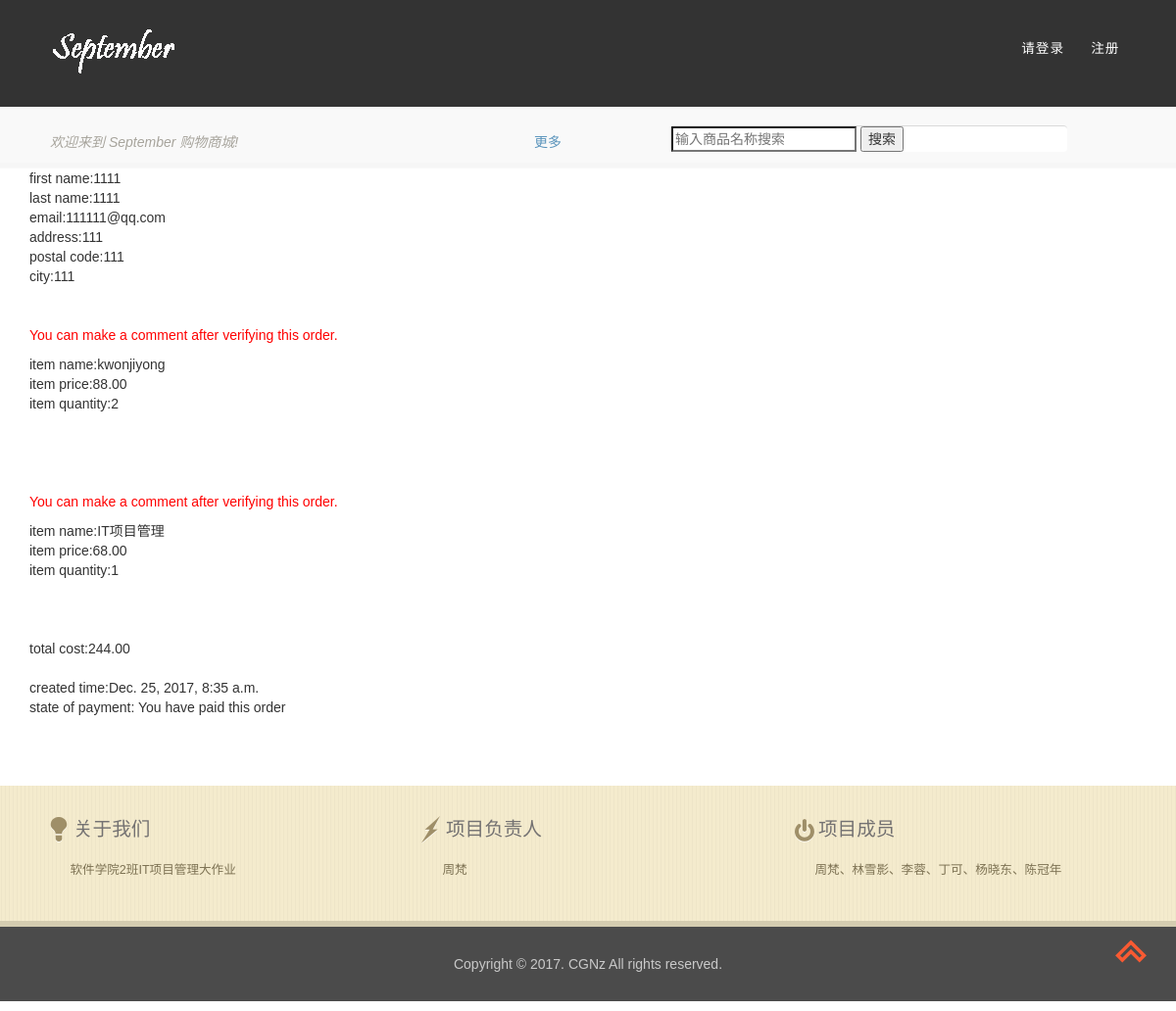
The page /orders/15/ on the database its author committed.
### orders/models.py (models this page shows, shortened)
class Order(models.Model):
	userid=models.CharField(max_length=20,default='1')
	first_name=models.CharField(max_length=50)
	last_name=models.CharField(max_length=50)
	email=models.EmailField()
	address=models.CharField(max_length=250)
	postal_code=models.CharField(max_length=20)
	city=models.CharField(max_length=100)
	created=models.DateTimeField(auto_now_add=True)
	updated=models.DateTimeField(auto_now=True)
	paid=models.BooleanField(default=False)
	verified=models.BooleanField(default=False)
	class Meta:
		ordering=('-created',)
	def get_total_cost(self):
		return sum(item.get_cost() for item in self.items.all())

class OrderItem(models.Model):
	order=models.ForeignKey(Order,related_name='items')
	product=models.ForeignKey(Product,related_name='order_items')
	price=models.DecimalField(max_digits=10,decimal_places=2)
	quantity=models.PositiveIntegerField(default=1)
	commented=models.BooleanField(default=False)
	def get_cost(self):
		return self.price*self.quantity

### shop/models.py (models this page shows, shortened)
class Product(models.Model):
    category = models.ForeignKey(Category, related_name='products')
    name = models.CharField(max_length=200, db_index=True)
    slug = models.SlugField(max_length=200, db_index=True)
    image = models.ImageField(upload_to='products/%Y/%m/%d', blank=True)
    description = models.TextField(blank=True)
    price = models.DecimalField(max_digits=10, decimal_places=2)
    stock = models.PositiveIntegerField()
    available = models.BooleanField(default=True)
    created = models.DateTimeField(auto_now_add=True)
    updated = models.DateTimeField(auto_now=True)
    class Meta:
        ordering = ('-created',)
        index_together = (('id', 'slug'),)

### orders/views.py (the view)
# urls.py: url(r'^(?P<id>\d+)/$',views.order_detail,name='order_detail'),
def order_detail(request,id):
	order=get_object_or_404(Order,
		id=id)
	return render(request,'orders/order/detail.html',{'order':order})

### orders/templates/orders/order/detail.html (shortened to what this page needs)
{% extends "shop/base.html" %}
{% load static %}
{% block content %}
<div class="container">
	<div class="order-detail">
		<div class="user-info">
			first name:{{order.first_name}}<br>
			last name:{{order.last_name}}<br>
			email:{{order.email}}<br>
			address:{{order.address}}<br>
			postal code:{{order.postal_code}}<br>
			city:{{order.city}}<br>
		</div>
		<br>
		<div class="item-info">
			{%for item in order.items.all%}
			<br>
			{% if order.verified %}
				{% if not item.commented %}
					<form action="{% url 'comment:create' item.id %}" method='GET'>
						<input type="submit" value="make a comment">
					</form>
				{% endif %}
			{% else %}
				<p style="color: red;">You can make a comment after verifying this order.</p>
			{% endif %}
			item name:{{item.product.name}}<br>
			item price:{{item.price}}<br>
			item quantity:{{item.quantity}}<br>
			<img scr="{{ item.product.image.url }}"><br>
			<br>
			<br>
			{%endfor%}
			total cost:{{order.get_total_cost}}
		</div>
		<br>
		<div class="time-info">
			created time:{{order.created}}<br>
			state of payment:
			{% if order.paid %}
			You have paid this order<br>
			{%else%}
			You have not paid this order yet!<br>
			<a href="{% url 'orders:repay' order.id %}">go to pay the order</a>
			{%endif%}
		</div>
	</div>
</div>
{% endblock %}

### shop/static/css/style.css (style rules this page uses)
body { background: #fff ; font-family: 'Exo', sans-serif; }
h1,h2,h3,h4,h5,h6,label,p { margin:0; }

### account/static/css/base.css (style rules this page uses)
body { margin:0; padding:0; font-family:helvetica, sans-serif; }

### rows shown on the page
Order: first_name "1111", last_name "1111", email "111111@qq.com", address "111", postal_code "111", city "111", get_total_cost "244.00", created "Dec. 25, 2017, 8:35 a.m."
OrderItem: product.name "kwonjiyong", price "88.00", quantity "2"
OrderItem: product.name "IT项目管理", price "68.00", quantity "1"
